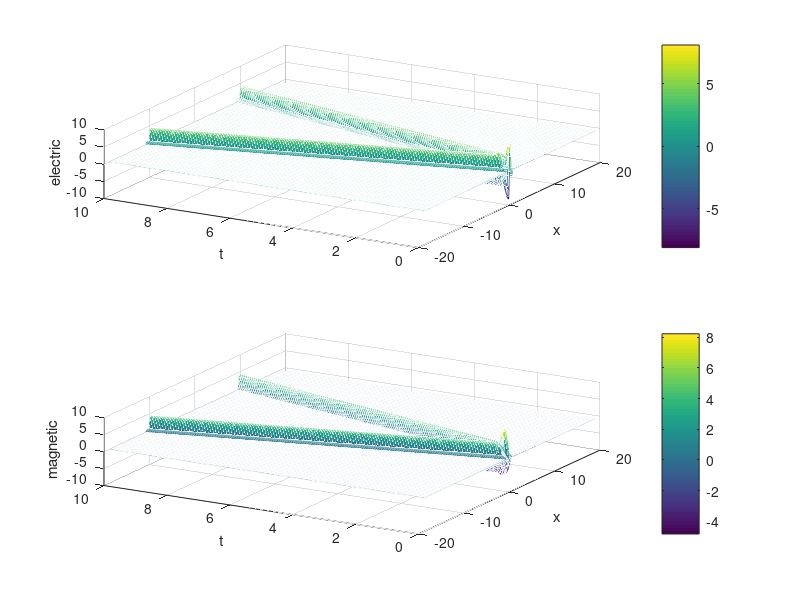
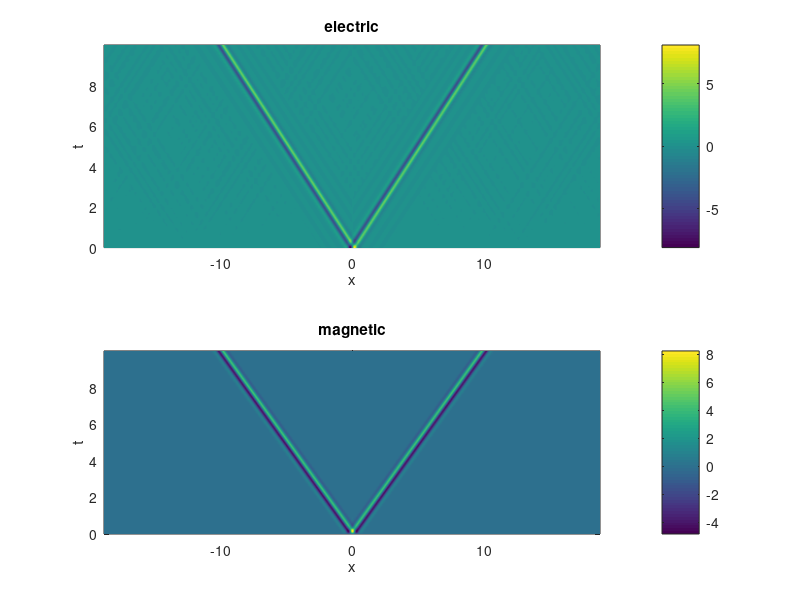

Source code (MATLAB) for these figures, in order:
%Solving One Dimensional Maxwell's equations using the implicit midpoint
%rule
%magnetic_t= electric_x
%electric_x= magnetic_t
% This is a reduction of Maxwell's equations with:
% E=(0,0,e(x)) and
% M=(0,m(x),0)
%BC = (Periodic)
clear all; clc;
 
%Grid
N = 512;            % grid points
Lx=6;                % size of box in multiples of 2pi
x = (2*pi/N)*(-N/2:N/2 -1)*Lx; % x coordinate
tolerance=0.1^6;    % tolerance for fixed point iterations


% Initial conditions
t = 0;
electric = fft(10*exp(-6*x.^2).*sin(8*x));
magnetic = 0.0*x;
dt = .01; % Timestep size
 
% initialise variables

k = 1i*[0:N/2-1 0 -N/2+1:-1]/Lx; % wave vector
 
% Setting up Plot
tmax = 10; 
nplots = round(tmax/dt);
electricdata = [real(ifft(electric)); zeros(nplots,N)]; tdata = t;
magneticdata = [real(ifft(magnetic)); zeros(nplots,N)]; 
 
for i = 1:nplots
    t=t+dt
    electricold=electric;
    magneticold=magnetic;
    difference=1;
    while (difference>tolerance)
        electrictemp=electric;
        magnetictemp=magnetic;
        electricmean=0.5*(electric+electricold);
        magneticmean=0.5*(magnetic+magneticold);
        electric = electricold + dt*k.*magneticmean;
        magnetic = magneticold + dt*k.*electricmean;
        
        difference=max(abs(electrictemp-electric))+max(abs(magnetictemp-magnetic));
    end
    electricdata(i+1,:) = real(ifft(electric)); %Records data
    magneticdata(i+1,:) = real(ifft(magnetic)); %Records data
    tdata = [tdata; t];
end
 
%Plot using mesh
figure(1)
subplot(2,1,1);
mesh(x,tdata,electricdata), grid on, %axis([-1 2*pi 0 tmax -1 1]),
view(-60,55), xlabel x, ylabel t, zlabel electric, colorbar
subplot(2,1,2);
mesh(x,tdata,magneticdata), grid on, %axis([-1 2*pi 0 tmax -1 1]),
view(-60,55), xlabel x, ylabel t, zlabel magnetic, colorbar

figure(2)
subplot(2,1,1);
pcolor(x,tdata,electricdata), shading interp, %axis([-1 2*pi 0 tmax -1 1]),
xlabel x, ylabel t, title electric, colorbar
subplot(2,1,2);
pcolor(x,tdata,magneticdata), shading interp, %axis([-1 2*pi 0 tmax -1 1]),
xlabel x, ylabel t, title magnetic, colorbar